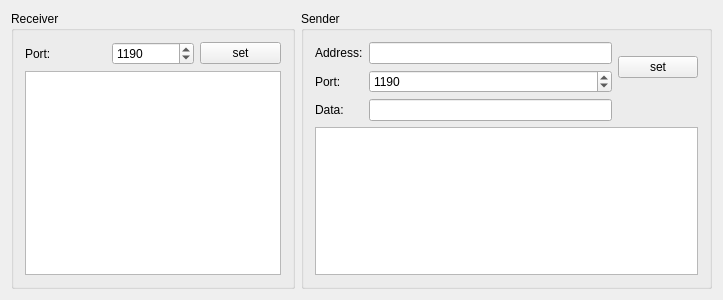
<?xml version="1.0" encoding="UTF-8"?>
<ui version="4.0">
 <class>udpWidget</class>
 <widget class="QWidget" name="udpWidget">
  <property name="geometry">
   <rect>
    <x>0</x>
    <y>0</y>
    <width>723</width>
    <height>300</height>
   </rect>
  </property>
  <property name="windowTitle">
   <string>UdpWidget</string>
  </property>
  <layout class="QHBoxLayout" name="horizontalLayout">
   <item>
    <widget class="QGroupBox" name="receiverGroupBox">
     <property name="title">
      <string>Receiver</string>
     </property>
     <layout class="QGridLayout" name="gridLayout">
      <item row="0" column="2">
       <widget class="QPushButton" name="receiverPortSetButton">
        <property name="text">
         <string>set</string>
        </property>
       </widget>
      </item>
      <item row="0" column="1">
       <widget class="QSpinBox" name="receiverPortSpinBox">
        <property name="minimum">
         <number>1025</number>
        </property>
        <property name="maximum">
         <number>99999</number>
        </property>
        <property name="value">
         <number>1190</number>
        </property>
       </widget>
      </item>
      <item row="1" column="0" colspan="3">
       <widget class="QTextEdit" name="receiverLogEdit"/>
      </item>
      <item row="0" column="0">
       <widget class="QLabel" name="label">
        <property name="text">
         <string>Port:</string>
        </property>
       </widget>
      </item>
     </layout>
    </widget>
   </item>
   <item>
    <widget class="QGroupBox" name="senderGroupBox">
     <property name="title">
      <string>Sender</string>
     </property>
     <layout class="QGridLayout" name="gridLayout_2">
      <item row="3" column="0" colspan="3">
       <widget class="QTextEdit" name="senderLogEdit"/>
      </item>
      <item row="1" column="1">
       <widget class="QSpinBox" name="senderPortSpinBox">
        <property name="minimum">
         <number>1025</number>
        </property>
        <property name="maximum">
         <number>99999</number>
        </property>
        <property name="value">
         <number>1190</number>
        </property>
       </widget>
      </item>
      <item row="0" column="2" rowspan="2">
       <widget class="QPushButton" name="senderPortSetButton">
        <property name="text">
         <string>set</string>
        </property>
       </widget>
      </item>
      <item row="0" column="1">
       <widget class="QLineEdit" name="senderAddressLineEdit"/>
      </item>
      <item row="1" column="0">
       <widget class="QLabel" name="label_2">
        <property name="text">
         <string>Port:</string>
        </property>
       </widget>
      </item>
      <item row="0" column="0">
       <widget class="QLabel" name="label_3">
        <property name="text">
         <string>Address:</string>
        </property>
       </widget>
      </item>
      <item row="2" column="0">
       <widget class="QLabel" name="label_4">
        <property name="text">
         <string>Data:</string>
        </property>
       </widget>
      </item>
      <item row="2" column="1">
       <widget class="QLineEdit" name="senderDataLineEdit"/>
      </item>
     </layout>
    </widget>
   </item>
  </layout>
 </widget>
 <layoutdefault spacing="6" margin="11"/>
 <resources/>
 <connections/>
</ui>
